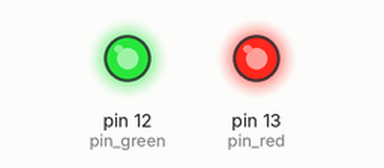
Recording of a sketch running on a simulated Arduino Uno, built with avr-gcc and run on an emulated ATmega328P. Parts: output pins drawn as LEDs (lit = HIGH).

Above: at 0.1 s.
Timing chart, 0 to 1.6 s (numbered marks = the images above):
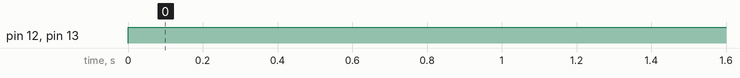

The sketch:

Blink1.3.ino
```cpp
// answers may differ from example

// set up constants
const int pin_red = 13;     // set up pin values for easier reference in code
const int pin_green = 12;
uint32_t timeNow = 0;       // create an unsigned long to hold millis time

// the setup function runs once when you press reset or power the board
void setup() {
  // initialize digital pin LED_BUILTIN as an output.
  pinMode(pin_red, OUTPUT);
  pinMode(pin_green, OUTPUT);
}

// the loop function runs over and over again forever
void loop() {
    timeNow = millis();

    // code for RED LED (holds on every 750 ms)
    if(timeNow%750 == 0){ // keep on for 1/2 of period
         digitalWrite(pin_red, HIGH);  // turn the LED off (LOW is the voltage level)
    }
    else if(timeNow%(750*2) == 0){ // turn off for other 1/2
        digitalWrite(pin_red, LOW);  // turn the LED on (HIGH is the voltage level)

    }

    // code for GREEN LED (holds on every 350 ms)
    // can also do digitalWrite(pin_green, !(digitalRead(pin_green)));
    if(timeNow%350 == 0){
         digitalWrite(pin_green, HIGH);
    }
    else if(timeNow%(350*2) == 0){
        digitalWrite(pin_green, LOW);
    }

}
```

Measured:
- by itself, pin 12 (pin_green), pin 13 (pin_red): LOW → HIGH at 0.00 s
